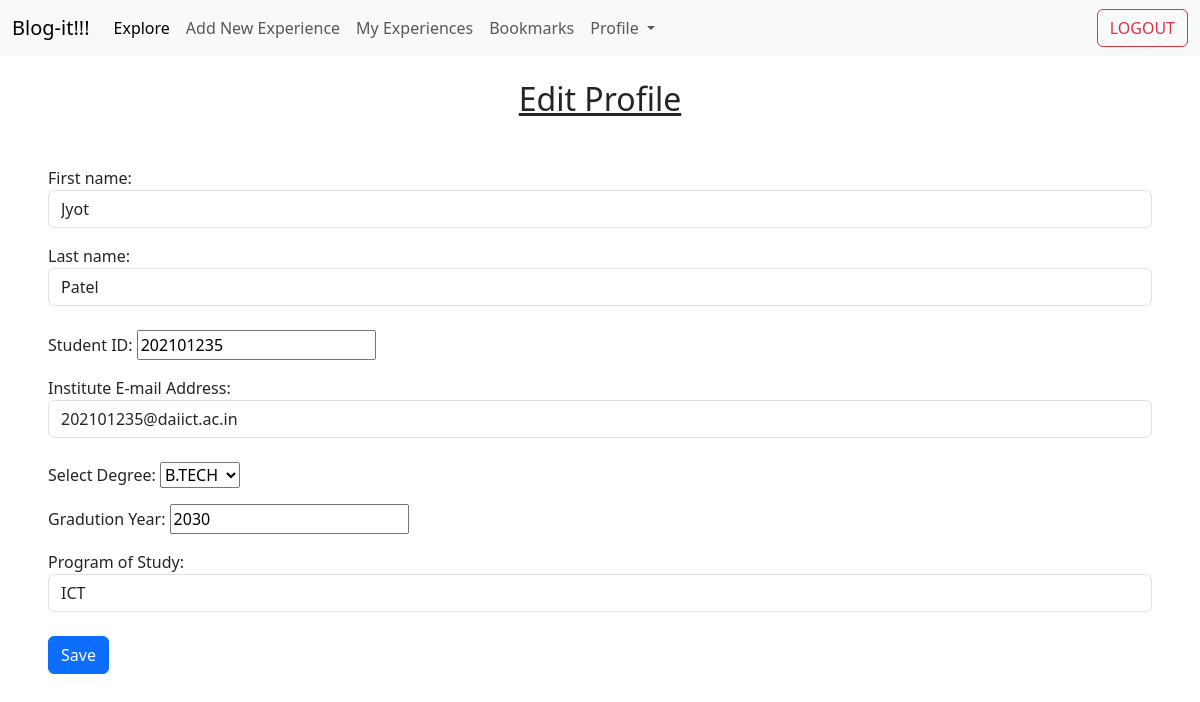
The page /home/edit_profile/ (signed in) on the database its author committed.
### accounts/models.py (models this page shows)
class NewUser(AbstractUser):
    email = models.EmailField(unique=True)
    degree = models.CharField(max_length=6,choices=[("B.TECH",'B.TECH'),("M.TECH",'M.TECH'),("MSC",'MSC')], null=True, blank=False)
    year = models.PositiveIntegerField(null=True, blank=False)
    program = models.CharField(max_length=255, null=True, blank=False)

### home/views.py (the view)
# urls.py: path('edit_profile/', edit_profile.as_view(), name="edit_profile"),
class edit_profile(LoginRequiredMixin, SuccessMessageMixin, UpdateView):
    template_name = 'edit_profile.html'
    form_class = EditProfileForm
    success_message = 'Profile Changes Saved Successfully !!!'
    success_url = reverse_lazy('explore')
    def get_object(self):
        return self.request.user

### home/forms.py
class EditProfileForm(UserChangeForm):
    password = None
    first_name = forms.CharField(label='First name', max_length=100, widget=forms.TextInput(attrs={'class' : 'form-control mb-3'}))
    last_name = forms.CharField(label='Last name', max_length=100, widget=forms.TextInput(attrs={'class' : 'form-control mb-4'}))
    username = forms.IntegerField(label='Student ID', min_value=200100000)
    email = forms.EmailField(label='Institute E-mail Address', widget=forms.EmailInput(attrs={'class': 'form-control mb-4'}))
    degree = forms.ChoiceField(label='Select Degree',choices=(("B.TECH",'B.TECH'),("M.TECH",'M.TECH'),("MSC",'MSC')))
    year = forms.IntegerField(label='Gradution Year', min_value=2021)
    program = forms.CharField(label='Program of Study', widget=forms.TextInput(attrs={'class' : 'form-control mb-4'}))
    class Meta:
        model = NewUser
        fields = ('first_name', 'last_name','username', 'email', 'degree', 'year', 'program')

### templates/edit_profile.html (shortened to what this page needs)
{% extends 'base.html' %}
{% block content %}
<nav class="navbar navbar-expand-lg navbar-light bg-light">
    <div class="container-fluid">
      <a class="navbar-brand">Blog-it!!!</a>
      <div class="collapse navbar-collapse" id="navbarSupportedContent">
        <ul class="navbar-nav me-auto mb-2 mb-lg-0">
          <li class="nav-item">
            <a class="nav-link active" aria-current="page" href={% url 'explore' %}>Explore</a>
          </li>
          <li class="nav-item">
            <a class="nav-link" href={% url 'add_new_experience' %}>Add New Experience</a>
          </li>
          <li class="nav-item">
            <a class="nav-link" href={% url 'my_experiences' %}>My Experiences</a>
          </li>
          <li class="nav-item">
            <a class="nav-link" href={% url 'bookmarks' %}>Bookmarks</a>
          </li>
          <li class="nav-item dropdown">
            <a class="nav-link dropdown-toggle" href="#" id="navbarDropdown" role="button" data-bs-toggle="dropdown" aria-expanded="false">
              Profile
            </a>
          </li>
        </ul>
        <form class="d-flex" action={% url 'logout' %} method="post">
          <button class="btn btn-outline-danger" type="submit">LOGOUT</button>
        </form>
      </div>
    </div>
  </nav>
<h2 class="d-flex justify-content-center m-4"><u>Edit Profile</u></h2>
<form action="" method="post" class="m-5">
    {{ form.as_p }}
    <button type="submit" class="btn btn-primary">Save</button>
</form>
{% endblock content %}

### rows shown on the page
NewUser: first_name "Jyot", last_name "Patel", username "202101235", email "202101235@daiict.ac.in", degree "B.TECH", year "2030", program "ICT"
